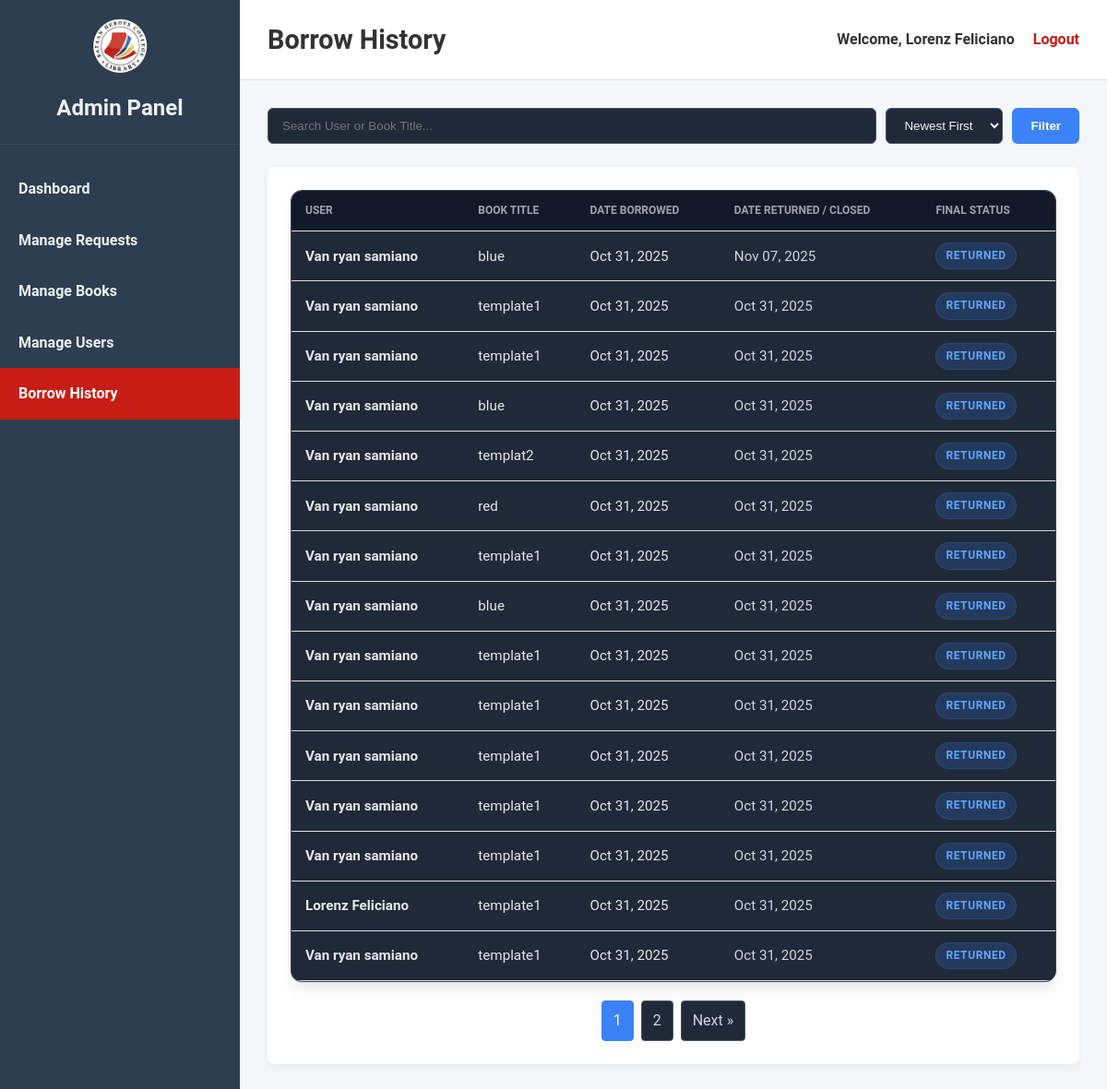
Page /frontend/borrow_history.php (signed in) on the earlier database version.
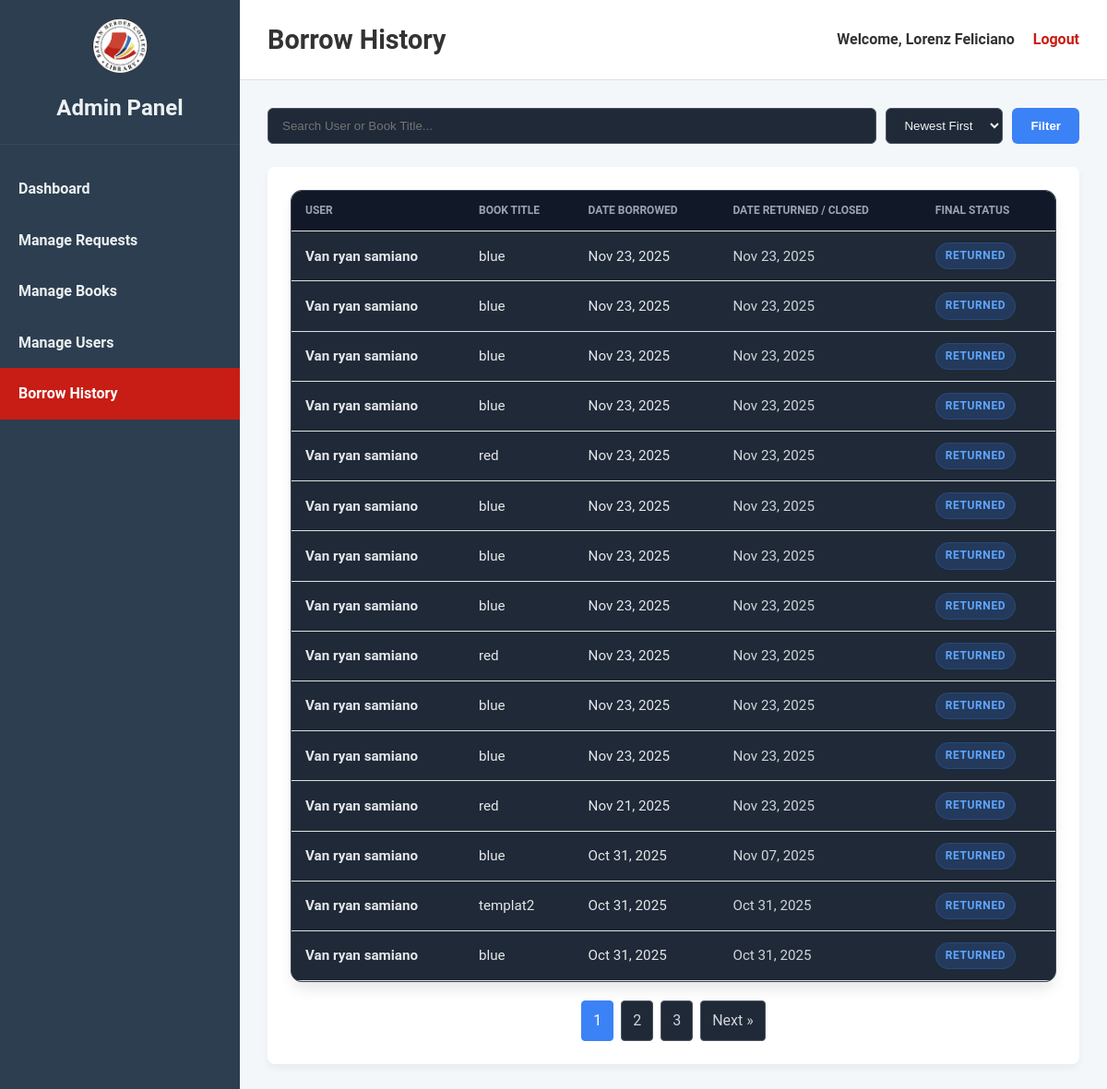
Same page on the later database version.
### tables this page shows
CREATE TABLE `borrow_requests` (
  `borrow_id` bigint(20) UNSIGNED NOT NULL,
  `id_number` int(11) NOT NULL,
  `firstname` varchar(255) NOT NULL,
  `lastname` varchar(255) NOT NULL,
  `gsuit_account` varchar(255) NOT NULL,
  `program_and_year` varchar(255) NOT NULL,
  `borrow_date` date NOT NULL,
  `due_date` date DEFAULT NULL,
  `return_date` date NOT NULL,
  `borrow_status` enum('Pending','Approved','Borrowed','Returned','Rejected','Expired','Cancelled') DEFAULT 'Pending',
  `book_id` int(11) NOT NULL,
  `is_overdue_notified` tinyint(1) DEFAULT 0
);

CREATE TABLE `users` (
  `id_number` int(11) NOT NULL,
  `fullname` varchar(255) NOT NULL,
  `program_and_year` varchar(100) DEFAULT NULL,
  `email` varchar(255) NOT NULL,
  `password` varchar(255) NOT NULL,
  `user_id` int(11) NOT NULL,
  `role` enum('student','librarian','admin') NOT NULL DEFAULT 'student',
  `status` varchar(50) NOT NULL DEFAULT 'Active',
  `otp_code` varchar(6) DEFAULT NULL,
  `otp_expiry` datetime DEFAULT NULL
);

CREATE TABLE `books` (
  `book_id` int(11) NOT NULL,
  `book_name` varchar(255) NOT NULL,
  `book_description` text DEFAULT NULL,
  `category` varchar(255) NOT NULL,
  `favorite` tinyint(1) NOT NULL DEFAULT 0,
  `author` varchar(255) DEFAULT NULL,
  `publication_year` year(4) DEFAULT NULL,
  `total_copies` int(11) NOT NULL DEFAULT 1,
  `available_copies` int(11) NOT NULL DEFAULT 1,
  `book_image_path` varchar(255) DEFAULT NULL
);

### frontend/borrow_history.php (the view, shortened to what the changed rows need)
<?php
include '../backend/db_connect.php';
$search = $_GET['search'] ?? '';
$sort = $_GET['sort'] ?? 'DESC';
$page = isset($_GET['page']) && is_numeric($_GET['page']) ? (int)$_GET['page'] : 1;
$results_per_page = 15;
$offset = ($page - 1) * $results_per_page;
$where_clauses = ["br.borrow_status IN ('Returned', 'Rejected', 'Cancelled', 'Expired')"];
$params = [];
$types = "";
$where_sql = "WHERE " . implode(" AND ", $where_clauses);
$count_sql = "
    SELECT COUNT(*)
    FROM borrow_requests br
    JOIN users u ON br.id_number = u.id_number
    JOIN books b ON br.book_id = b.book_id
    $where_sql
";
$stmt_count = $conn->prepare($count_sql);
$stmt_count->execute();
$total_results = $stmt_count->get_result()->fetch_row()[0];
$total_pages = ceil($total_results / $results_per_page);
$data_sql = "
    SELECT br.borrow_id, u.fullname, b.book_name, br.borrow_date, br.return_date, br.borrow_status
    FROM borrow_requests br
    JOIN users u ON br.id_number = u.id_number
    JOIN books b ON br.book_id = b.book_id
    $where_sql
    ORDER BY br.return_date $sort, br.borrow_date $sort
    LIMIT ? OFFSET ?
";
$stmt_data = $conn->prepare($data_sql);
$params[] = $results_per_page;
$params[] = $offset;
$types .= "ii";
$stmt_data->bind_param($types, ...$params);
$stmt_data->execute();
$result = $stmt_data->get_result();
?>
<!DOCTYPE html>
<html lang="en">
<head>
    <link rel="stylesheet" href="admin_styles.css">
</head>
<body>
    <div class="admin-container">
        <aside class="sidebar">
            <div class="sidebar-header">
                <h2>Admin Panel</h2>
            </div>
        </aside>
        <div class="main-wrapper">
            <header class="main-header">
                <h1>Borrow History</h1>
            </header>
            <main class="main-content">
                <section class="content-section">
                    <div class="table-container">
                        <table>
                            <thead>
                                <tr>
                                    <th>User</th>
                                    <th>Book Title</th>
                                    <th>Date Borrowed</th>
                                    <th>Date Returned / Closed</th>
                                    <th>Final Status</th>
                                </tr>
                            </thead>
                            <tbody>
                                <?php if ($result->num_rows > 0): ?>
                                    <?php while($row = $result->fetch_assoc()): ?>
                                        <tr>
                                            <td><strong><?php echo htmlspecialchars($row['fullname']); ?></strong></td>
                                            <td><?php echo htmlspecialchars($row['book_name']); ?></td>
                                            <td>
                                                <?php echo htmlspecialchars(date('M d, Y', strtotime($row['borrow_date']))); ?>
                                            </td>
                                            <td style="color: #d1d5db;">
                                                <?php echo $row['return_date'] ? htmlspecialchars(date('M d, Y', strtotime($row['return_date']))) : 'N/A'; ?>
                                            </td>
                                            <td>
                                                <span class="badge status-<?php echo strtolower($row['borrow_status']); ?>">
                                                    <?php echo htmlspecialchars($row['borrow_status']); ?>
                                                </span>
                                            </td>
                                        </tr>
                                    <?php endwhile; ?>
                                <?php endif; ?>
                            </tbody>
                        </table>
                    </div>
                    <?php if ($total_pages > 1): ?>
                    <div class="pagination">
                        <?php
                            $query_params = ['search' => $search, 'sort' => $sort];
                        ?>
                        <?php for ($i = 1; $i <= $total_pages; $i++): ?>
                            <a href="?page=<?php echo $i; ?>&<?php echo http_build_query($query_params); ?>" class="<?php if ($i == $page) echo 'active'; ?>">
                                <?php echo $i; ?>
                            </a>
                        <?php endfor; ?>
                        <?php if ($page < $total_pages): ?>
                            <a href="?page=<?php echo $page + 1; ?>&<?php echo http_build_query($query_params); ?>">Next &raquo;</a>
                        <?php endif; ?>
                    </div>
                    <?php endif; ?>
                </section>
            </main>
        </div>
    </div>
</body>
</html>

Differences in the rows shown:
no longer on this page (row unchanged): borrow_requests: users.fullname "Van ryan samiano", book.book_name "template1", borrow_date "Oct 31, 2025", return_date "Oct 31, 2025", borrow_status "RETURNED"
removed borrow_requests: users.fullname "Van ryan samiano", book.book_name "template1", borrow_date "Oct 31, 2025", return_date "Oct 31, 2025", borrow_status "RETURNED"
no longer on this page (row unchanged): borrow_requests: users.fullname "Van ryan samiano", book.book_name "blue", borrow_date "Oct 31, 2025", return_date "Oct 31, 2025", borrow_status "RETURNED"
no longer on this page (row unchanged): borrow_requests: users.fullname "Van ryan samiano", book.book_name "red", borrow_date "Oct 31, 2025", return_date "Oct 31, 2025", borrow_status "RETURNED"
no longer on this page (row unchanged): borrow_requests: users.fullname "Van ryan samiano", book.book_name "template1", borrow_date "Oct 31, 2025", return_date "Oct 31, 2025", borrow_status "RETURNED"
no longer on this page (row unchanged): borrow_requests: users.fullname "Van ryan samiano", book.book_name "template1", borrow_date "Oct 31, 2025", return_date "Oct 31, 2025", borrow_status "RETURNED"
no longer on this page (row unchanged): borrow_requests: users.fullname "Van ryan samiano", book.book_name "template1", borrow_date "Oct 31, 2025", return_date "Oct 31, 2025", borrow_status "RETURNED"
removed borrow_requests: users.fullname "Van ryan samiano", book.book_name "template1", borrow_date "Oct 31, 2025", return_date "Oct 31, 2025", borrow_status "RETURNED"
no longer on this page (row unchanged): borrow_requests: users.fullname "Van ryan samiano", book.book_name "template1", borrow_date "Oct 31, 2025", return_date "Oct 31, 2025", borrow_status "RETURNED"
no longer on this page (row unchanged): borrow_requests: users.fullname "Van ryan samiano", book.book_name "template1", borrow_date "Oct 31, 2025", return_date "Oct 31, 2025", borrow_status "RETURNED"
removed borrow_requests: users.fullname "Lorenz Feliciano", book.book_name "template1", borrow_date "Oct 31, 2025", return_date "Oct 31, 2025", borrow_status "RETURNED"
no longer on this page (row unchanged): borrow_requests: users.fullname "Van ryan samiano", book.book_name "template1", borrow_date "Oct 31, 2025", return_date "Oct 31, 2025", borrow_status "RETURNED"
added borrow_requests: users.fullname "Van ryan samiano", book.book_name "blue", borrow_date "Nov 23, 2025", return_date "Nov 23, 2025", borrow_status "RETURNED"
added borrow_requests: users.fullname "Van ryan samiano", book.book_name "blue", borrow_date "Nov 23, 2025", return_date "Nov 23, 2025", borrow_status "RETURNED"
added borrow_requests: users.fullname "Van ryan samiano", book.book_name "blue", borrow_date "Nov 23, 2025", return_date "Nov 23, 2025", borrow_status "RETURNED"
added borrow_requests: users.fullname "Van ryan samiano", book.book_name "blue", borrow_date "Nov 23, 2025", return_date "Nov 23, 2025", borrow_status "RETURNED"
added borrow_requests: users.fullname "Van ryan samiano", book.book_name "red", borrow_date "Nov 23, 2025", return_date "Nov 23, 2025", borrow_status "RETURNED"
added borrow_requests: users.fullname "Van ryan samiano", book.book_name "blue", borrow_date "Nov 23, 2025", return_date "Nov 23, 2025", borrow_status "RETURNED"
added borrow_requests: users.fullname "Van ryan samiano", book.book_name "blue", borrow_date "Nov 23, 2025", return_date "Nov 23, 2025", borrow_status "RETURNED"
added borrow_requests: users.fullname "Van ryan samiano", book.book_name "blue", borrow_date "Nov 23, 2025", return_date "Nov 23, 2025", borrow_status "RETURNED"
added borrow_requests: users.fullname "Van ryan samiano", book.book_name "red", borrow_date "Nov 23, 2025", return_date "Nov 23, 2025", borrow_status "RETURNED"
added borrow_requests: users.fullname "Van ryan samiano", book.book_name "blue", borrow_date "Nov 23, 2025", return_date "Nov 23, 2025", borrow_status "RETURNED"
added borrow_requests: users.fullname "Van ryan samiano", book.book_name "blue", borrow_date "Nov 23, 2025", return_date "Nov 23, 2025", borrow_status "RETURNED"
added borrow_requests: users.fullname "Van ryan samiano", book.book_name "red", borrow_date "Nov 21, 2025", return_date "Nov 23, 2025", borrow_status "RETURNED"
Other differences:
new list line: "3"
